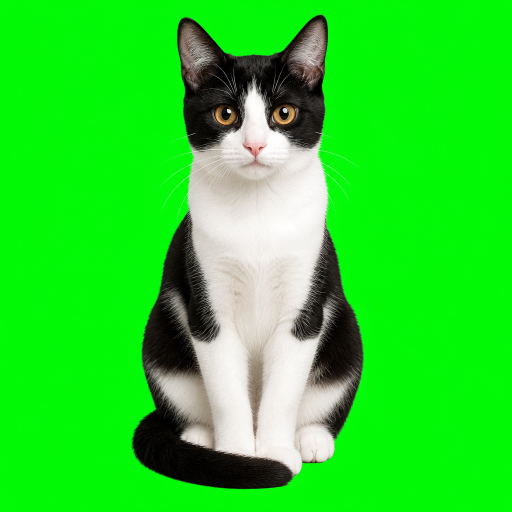
#> input picture assets/source/idle-source.png, 1024 x 1024 px (shown at 1/2 size)
$ python extract_layers.py
#> lines starting #> are read from the running program, lines starting #| are printed output that depends on the picture; after the words box and inside, x2 and y2 are one past the last pixel; in counts of white or black regions, pixels touching at a corner belong together
#> in main, bgr is the input picture: shape (1024, 1024, 3); mean B, G, R 42.7, 216.5, 42.5
### scripts/process_assets.py
#!/usr/bin/env python3
"""Extract video frames, chroma-key to alpha, build contact sheet + spritesheet."""

from __future__ import annotations

import json
import subprocess
import sys
from pathlib import Path

import cv2
import imageio_ffmpeg
import numpy as np

ROOT = Path(__file__).resolve().parents[1]
SOURCE_VIDEO = ROOT / "assets/source/cat-head-turn-7s.mp4"
IDLE_SOURCE = ROOT / "assets/source/idle-source.png"
RAW_DIR = ROOT / "assets/extracted-frames"
TRANSPARENT_DIR = ROOT / "assets/transparent-frames"
CONTACT = ROOT / "assets/contactsheet.png"
SPRITESHEET = ROOT / "assets/spritesheet.png"
IDLE_OUT = ROOT / "assets/idle.png"
TRAY_OUT = ROOT / "assets/tray-icon.png"
ANCHORS = ROOT / "assets/angle-anchors.json"

FRAME_SIZE = 256
CONTACT_THUMB = 96
SHEET_COLS = 15
SHEET_ROWS = 14
EXPECTED_FRAMES = 210


def chroma_key_bgra(bgr: np.ndarray) -> np.ndarray:
    """Key #00FF00-ish screen to alpha. Keep white/gray fur (low saturation)."""
    hsv = cv2.cvtColor(bgr, cv2.COLOR_BGR2HSV)
#> hsv: shape (1024, 1024, 3); mean H, S, V 48.6, 193.9, 218
    h = hsv[:, :, 0].astype(np.float32)
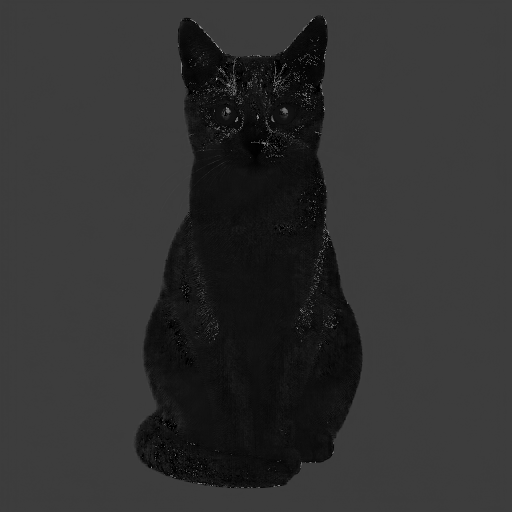
#> h: shape (1024, 1024) float32 (shown at 1/2 size); min 0, max 179, mean 48.6
    s = hsv[:, :, 1].astype(np.float32)
    v = hsv[:, :, 2].astype(np.float32)

    hue_dist = np.abs(h - 60.0)
    hue_dist = np.minimum(hue_dist, 180.0 - hue_dist)
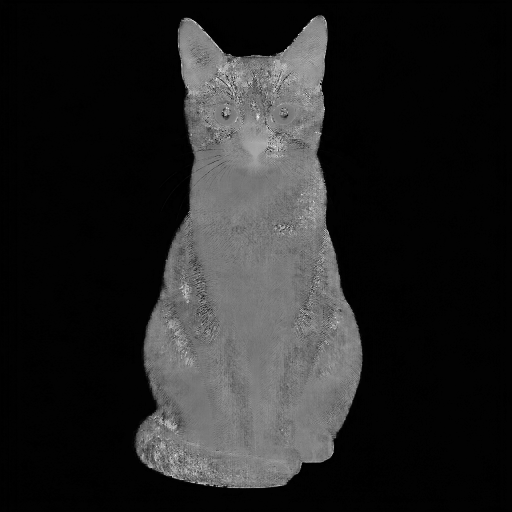
#> hue_dist: shape (1024, 1024) float32 (shown at 1/2 size); min 0, max 90, mean 12.9; drawn with min black and max white

    # Screen score: green hue + high saturation + reasonably bright.
    hue_w = np.clip(1.0 - hue_dist / 28.0, 0.0, 1.0)
    sat_w = np.clip((s - 45.0) / 70.0, 0.0, 1.0)
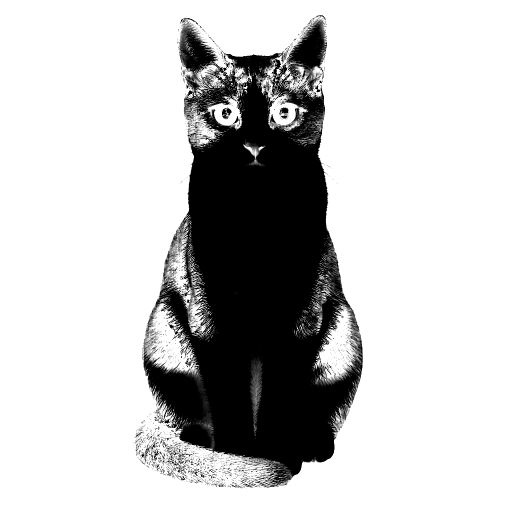
#> sat_w: shape (1024, 1024) float32 (shown at 1/2 size); min 0, max 1, mean 0.776
    val_w = np.clip((v - 35.0) / 50.0, 0.0, 1.0)
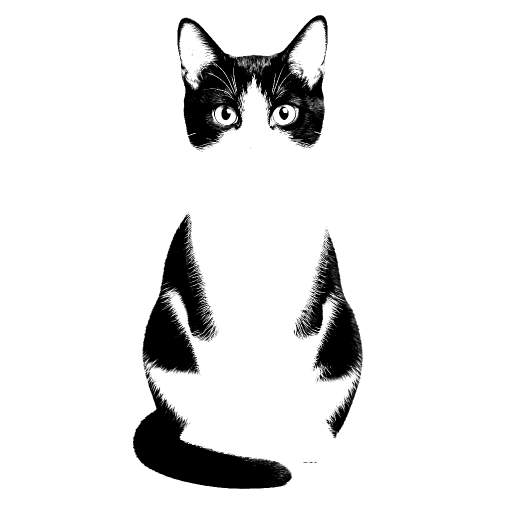
#> val_w: shape (1024, 1024) float32 (shown at 1/2 size); min 0, max 1, mean 0.906
    screen = hue_w * sat_w * val_w

    alpha = 1.0 - np.clip((screen - 0.18) / 0.42, 0.0, 1.0)

    img = bgr.astype(np.float32)
    b, g, r = img[:, :, 0], img[:, :, 1], img[:, :, 2]
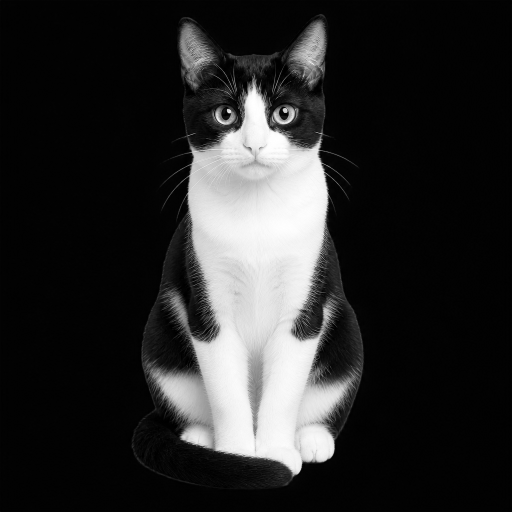
#> r: shape (1024, 1024) float32 (shown at 1/2 size); min 0, max 255, mean 42.5
    # Despill: pull green toward red/blue average on remaining pixels.
    avg = (r + b) * 0.5
    g2 = np.minimum(g, avg + 10.0)
    spill = (g > avg + 6.0) & (alpha > 0.05)
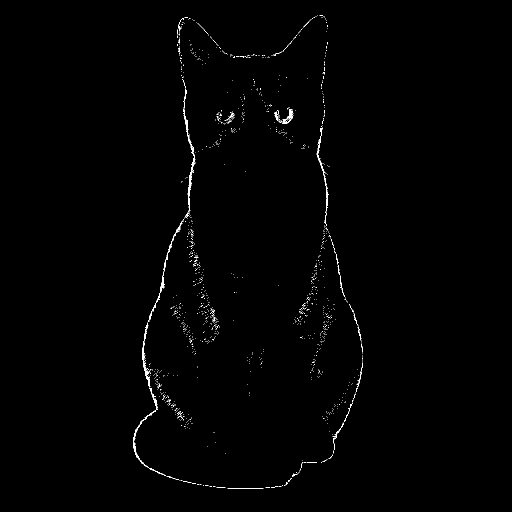
#> spill: shape (1024, 1024) bool (shown at 1/2 size); 0.58% white in thin lines or dots, all inside (x1, y1, x2, y2) = (266, 30, 726, 978)
    g = np.where(spill, g * 0.35 + g2 * 0.65, g)

    # Fully transparent pixels become pure black (clean composite).
    a8 = np.clip(alpha * 255.0, 0, 255).astype(np.uint8)
    out = np.dstack(
        [
            np.clip(b, 0, 255).astype(np.uint8),
            np.clip(g, 0, 255).astype(np.uint8),
            np.clip(r, 0, 255).astype(np.uint8),
            a8,
        ]
    )
#> out: shape (1024, 1024, 4); mean H, S, V 42.7, 216.5, 42.5, 73.1
    out[a8 < 8] = (0, 0, 0, 0)
#> out: shape (1024, 1024, 4); mean H, S, V 37.8, 39.5, 40.9, 73.1
    return out


# [30 lines left out: functions extract_raw_frames, process_frame, not called in this run]


def write_png(path: Path, bgra: np.ndarray) -> None:
    path.parent.mkdir(parents=True, exist_ok=True)
    cv2.imwrite(str(path), bgra)


# [131 lines left out: functions make_contact_sheet, make_spritesheet, process_idle, make_tray_icon, write_default_anchors, main, not called in this run]


# [2 lines that do not run on import are left out]

### scripts/extract_layers.py
#!/usr/bin/env python3
"""Split idle cat into frozen body + head layers for continuous look-at."""

from __future__ import annotations

import json
import sys
from pathlib import Path

import cv2
import numpy as np

ROOT = Path(__file__).resolve().parents[1]
sys.path.insert(0, str(ROOT / "scripts"))
from process_assets import FRAME_SIZE, chroma_key_bgra, write_png  # noqa: E402

IDLE_SRC = ROOT / "assets/source/idle-source.png"
HEAD_OUT = ROOT / "assets/head.png"
BODY_OUT = ROOT / "assets/body.png"
IDLE_OUT = ROOT / "assets/idle.png"
ANCHORS = ROOT / "assets/angle-anchors.json"

# Normalized ellipse of the head on the sitting cat.
HEAD = dict(cx=0.50, cy=0.28, rx=0.24, ry=0.30)


def ellipse_mask(h: int, w: int, cx: float, cy: float, rx: float, ry: float, feather: float) -> np.ndarray:
    ys, xs = np.mgrid[0:h, 0:w].astype(np.float32)
    nx = (xs / (w - 1) - cx) / rx
    ny = (ys / (h - 1) - cy) / ry
    d = np.sqrt(nx * nx + ny * ny)
    inner, outer = 1.0 - feather, 1.0 + feather
    mask = np.clip((outer - d) / max(outer - inner, 1e-6), 0, 1)
    return mask.astype(np.float32)


def main() -> None:
    bgr = cv2.imread(str(IDLE_SRC), cv2.IMREAD_COLOR)
    if bgr is None:
        sys.exit(f"missing {IDLE_SRC}")
    idle = chroma_key_bgra(bgr)
    idle = cv2.resize(idle, (FRAME_SIZE, FRAME_SIZE), interpolation=cv2.INTER_AREA)
#> idle: shape (256, 256, 4); mean H, S, V 37.8, 39.5, 40.9, 73.1
    h, w = idle.shape[:2]
#> h = 256; w = 256
    m = ellipse_mask(h, w, HEAD["cx"], HEAD["cy"], HEAD["rx"], HEAD["ry"], 0.12)

    head = idle.copy()
    head[:, :, 3] = np.clip(head[:, :, 3].astype(np.float32) * m, 0, 255).astype(np.uint8)
#> head: shape (256, 256, 4); mean H, S, V 37.8, 39.5, 40.9, 34.1
    # Crop head tightly with padding.
    ys, xs = np.where(head[:, :, 3] > 12)
#> ys = 9751 values from 7 to 156; xs = 9751 values, max 169 at index 8324, min 82 at index 7976, mean 126.8
    y0, y1 = max(ys.min() - 8, 0), min(ys.max() + 8, h - 1)
#> y0 = 0; y1 = 164
    x0, x1 = max(xs.min() - 8, 0), min(xs.max() + 8, w - 1)
#> x0 = 74; x1 = 177
    head_crop = head[y0 : y1 + 1, x0 : x1 + 1]
#> head_crop: shape (165, 104, 4); mean H, S, V 87.3, 91.1, 94.5, 130.3

    body = idle.copy()
    body[:, :, 3] = np.clip(body[:, :, 3].astype(np.float32) * (1.0 - m), 0, 255).astype(np.uint8)
#> body: shape (256, 256, 4); mean H, S, V 37.8, 39.5, 40.9, 39
    # Fill the neck hole so the body doesn't flash through.
    hole = (m > 0.35) & (idle[:, :, 3] > 12)
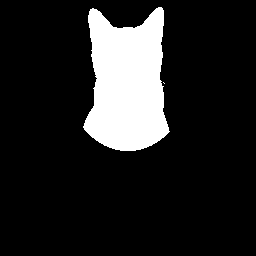
#> hole: shape (256, 256) bool; 14.1% white; 2 white regions (1 under 20 px), largest, box (x1, y1, x2, y2) and area: (83, 7, 170, 151) 9227
    if np.any(hole):
        rgb = cv2.inpaint(body[:, :, :3], hole.astype(np.uint8), 5, cv2.INPAINT_TELEA)
#> rgb: shape (256, 256, 3); mean H, S, V 22.1, 23.2, 23.9
        body[:, :, :3] = rgb
#> body: shape (256, 256, 4); mean H, S, V 22.1, 23.2, 23.9, 39

    write_png(HEAD_OUT, head_crop)
    write_png(BODY_OUT, body)
    write_png(IDLE_OUT, idle)

    neck_x = HEAD["cx"]
    neck_y = HEAD["cy"] + HEAD["ry"] * 0.55
    # Head local anchor: neck point relative to crop.
    anchor_x = (neck_x * (w - 1) - x0) / max(head_crop.shape[1] - 1, 1)
#> anchor_x = 0.519
    anchor_y = (neck_y * (h - 1) - y0) / max(head_crop.shape[0] - 1, 1)
#> anchor_y = 0.692

    data = {
        "version": 4,
        "mode": "rig",
        "idle": "assets/idle.png",
        "body": "assets/body.png",
        "headSprite": "assets/head.png",
        "headBox": {
            "x0": x0 / w,
            "y0": y0 / h,
            "x1": (x1 + 1) / w,
            "y1": (y1 + 1) / h,
        },
        "neck": {"x": neck_x, "y": neck_y},
        "headAnchor": {"x": float(anchor_x), "y": float(anchor_y)},
        "look": {"maxYaw": 0.70, "maxPitch": 0.38, "follow": 24},
        "head": {"cx": 0.50, "cy": 0.30, "rx": 0.20, "ry": 0.18},
        "motion": {"idleFollow": 8},
        "notes": "Continuous rig: frozen body, yaw/pitch the head. No frame dissolves.",
    }
    ANCHORS.write_text(json.dumps(data, indent=2), encoding="utf-8")
    print(f"head crop {head_crop.shape} body {body.shape}")
#| head crop (165, 104, 4) body (256, 256, 4)
    print(f"wrote {HEAD_OUT}, {BODY_OUT}, {ANCHORS}")


if __name__ == "__main__":
    main()
